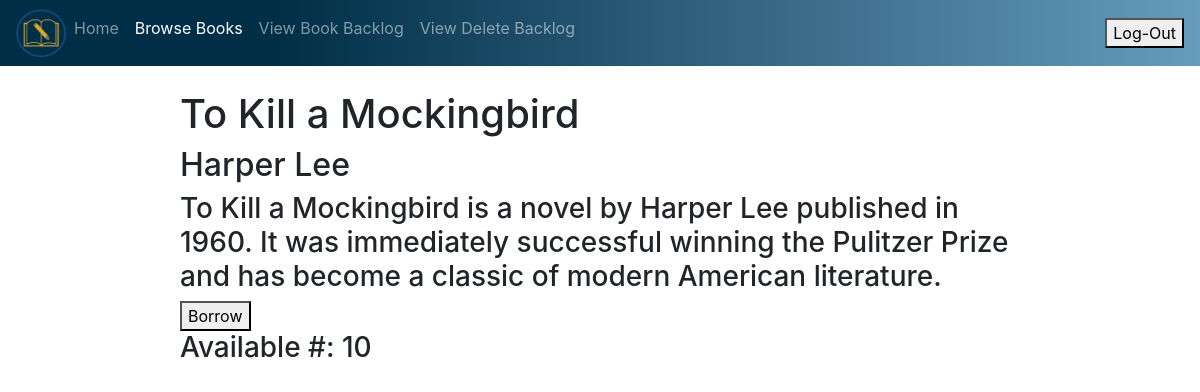
The app's page /browse_books/1 (signed in) with its own data.
### app/models.py (models this page shows)
class Book(db.Model):
    id = db.Column(db.Integer, primary_key=True)
    name = db.Column(db.String(120), unique=True, nullable=False)
    author = db.Column(db.String(120), nullable=False)
    synopsis = db.Column(db.String(500), nullable=True)
    book_attributes = db.relationship('BookAttributes', backref='book', lazy=True)
    owned_by_users = db.relationship('UserBooks', backref='book', lazy=True)

class BookAttributes(db.Model):
    book_id = db.Column(db.Integer, db.ForeignKey('book.id'), primary_key=True)
    genre = db.Column(db.String(100))  # Department the user belongs to (if applicable)
    stock_quantity = db.Column(db.Integer, default=0.0)  # Current fees user owes
    is_available = db.Column(db.Boolean, default=False)  # Whether the book is reserved for a high priority reason (like for a classroom let's say)

### app/routes.py (the view)
@myapp_obj.route('/browse_books/<int:book_id>', methods=['GET','POST'])        #URL varies to view different email messages
def bookView(book_id):
    book = Book.query.filter_by(id=book_id).first()
    attributes = BookAttributes.query.filter_by(book_id=book_id).first()
    if current_user.is_authenticated:
        if request.method == 'POST':
            if request.form.get('Borrow') == 'Borrow':
                flash(f'Hello1')
                return redirect('/browse_books/' + str(book_id))
        return render_template('view_book_logged_in.html', title='Catalog', book=book, attributes=attributes, role = current_user.role)
    else:
        if request.method == 'POST':
            if request.form.get('Borrow') == 'Borrow':
                flash(f'Must be logged in')
                return redirect('/login')
        return render_template('view_book_logged_out.html', title='Catalog', book=book, attributes=attributes)

### app/models.py (called while the page is built)
@login_manager.user_loader
def load_user(user_id):
    return User.query.get(int(user_id))

### app/templates/view_book_logged_in.html (shortened to what this page needs)
<!doctype html>
<html lang="en">
  <head>
    <link rel="stylesheet" href="https://cdn.jsdelivr.net/npm/bootstrap@4.3.1/dist/css/bootstrap.min.css">
    <link href="{{url_for('static', filename='books.css')}}" rel="stylesheet">
  </head>
  <body>
   <nav class="navbar navbar-expand-lg navbar-dark" style="background: linear-gradient(90deg, hsla(201, 100%, 14%, 1) 23%, hsla(203, 39%, 57%, 1) 100%);">
    <div class="collapse navbar-collapse" id="navbarNav">
      <ul class="navbar-nav">
        <img src = "../static/img.png" class = "logo" width="50px">
        <li class="nav-item">
          <a class="nav-link" href="/home">Home <span class="sr-only">(current)</span></a>
        </li>
        <li class="nav-item active">
            <a class="nav-link" href="/browse_books">Browse Books<span class="sr-only">(current)</span></a>
        </li>
        {% if role == "Admin" %}
          <li class="nav-item">
            <a class="nav-link" href="/view_book_backlog">View Book Backlog<span class="sr-only">(current)</span></a>
          </li>
          <li class="nav-item">
            <a class="nav-link" href="/view_delete_backlog">View Delete Backlog<span class="sr-only">(current)</span></a>
          </li>
        {% elif role == "Librarian" or "Library Assistant" %}
          <li class="nav-item">
            <a class="nav-link" href="/view_book_backlog">View Book Backlog<span class="sr-only">(current)</span></a>
          </li>
        {% endif %}
      </ul>
    </div>
    <form method="post" action="/home">
      <button type="submit" value="Log-Out" name="logOut">Log-Out</button>
    </form>
</nav>
  <div class ="background-home">
    <div class="list_books">
      <h1>{{book.name}}</h1>
      <h2>{{book.author}}</h2>
      <h3>{{book.synopsis}}</h3>
      <form method="post" action="/browse_books/{{book.id}}">
        <button type="submit" value="Borrow" name="Borrow">Borrow</button>
      </form>
      <h3>Available #: {{attributes.stock_quantity}}</h3>
    </div>
  </div>
  </body>
</html>

### app/static/books.css (style rules this page uses)
.list_books { padding-top:2%; margin-left:15%; margin-right:15%; }

### records on screen
Book: name "To Kill a Mockingbird", author "Harper Lee", synopsis "To Kill a Mockingbird is a novel by Harper Lee published in 1960. It was immediately successful winning the Pulitzer Prize and has become a classic of modern American literature."
BookAttributes: stock_quantity "10"
